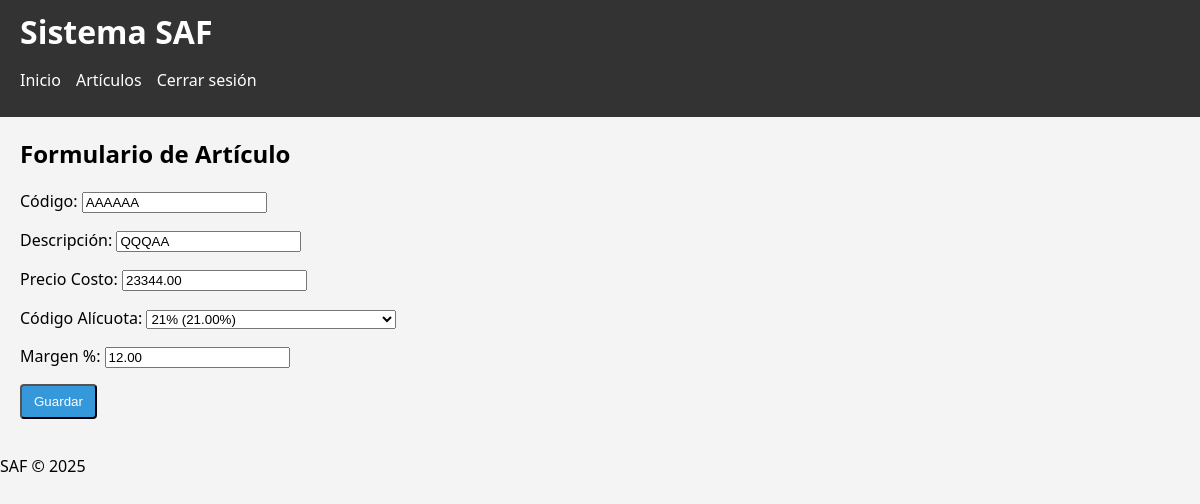
The page /modificar/1/ (signed in) on the database its author committed.
### articulos/models.py (models this page shows, shortened)
class Articulo(models.Model):
    codart = models.CharField("Código", max_length=14, unique=True)
    descrip = models.CharField("Descripción", max_length=80)
    precosto = models.DecimalField(
        "Precio Costo",
        max_digits=12,
        decimal_places=2,
        validators=[MinValueValidator(0)]
    )
    ncodalic = models.ForeignKey(
        'Alicuota',
        verbose_name="Código Alícuota",
        on_delete=models.PROTECT
    )
    margen = models.DecimalField(
        "Margen %",
        max_digits=6,
        decimal_places=2,
        default=0
    )
    alic = models.DecimalField(
        "% Alícuota",
        max_digits=5,
        decimal_places=2,
        editable=False,
        null=True,
        default=0
    )
    costoiva = models.DecimalField(
        "Costo con IVA",
        max_digits=12,
        decimal_places=2,
        editable=False,
        null=True,
        default=0
    )
    preventa = models.DecimalField(
        "Precio Venta",
        max_digits=12,
        decimal_places=2,
        editable=False,
        null=True,
        default=0
    )

class Alicuota(models.Model):
    ncodalic = models.IntegerField(primary_key=True)
    descrip = models.CharField("Descripción", max_length=50)
    nporc = models.DecimalField("Porcentaje", max_digits=5, decimal_places=2)
    class Meta:
        verbose_name = "Alícuota IVA"
        ordering = ['ncodalic']
    def __str__(self):
        return f"{self.descrip} ({self.nporc}%)"

### articulos/views.py (the view)
# urls.py: path('modificar/<int:pk>/', views.modificar_articulo, name='modificar_articulo'),
def modificar_articulo(request, pk):
    if not request.session.get('usuario_autenticado'):
        return redirect('login')
    articulo = get_object_or_404(Articulo, pk=pk)
    if request.method == 'POST':
        form = ArticuloForm(request.POST, instance=articulo)
        if form.is_valid():
            form.save()
            return redirect('lista_articulos')
    else:
        form = ArticuloForm(instance=articulo)
    return render(request, 'articulos/formulario.html', {'form': form, 'titulo': 'Editar artículo'})

### articulos/forms.py
class ArticuloForm(forms.ModelForm):
    class Meta:
        model = Articulo
        fields = ['codart', 'descrip', 'precosto', 'ncodalic', 'margen']
        widgets = {
            'codart': forms.TextInput(attrs={'maxlength': 14, 'style': 'text-transform: uppercase;'}),
            'descrip': forms.TextInput(attrs={'maxlength': 80, 'style': 'text-transform: uppercase;'}),
            'precosto': forms.NumberInput(attrs={'step': '0.01', 'min': '0'}),
            'margen': forms.NumberInput(attrs={'step': '0.01'}),
            'ncodalic': forms.Select(attrs={'style': 'width: 250px;'}),
        }

### articulos/templates/articulos/formulario.html (shortened to what this page needs)
{% extends "base.html" %}
{% block content %}
<h2>Formulario de Artículo</h2>
<form method="post">
    {{ form.as_p }}
    <button type="submit" class="btn">Guardar</button>
</form>
{% endblock %}

### articulos/static/css/styles.css (style rules this page uses)
body { font-family: "Segoe UI"; background: #f4f4f4; margin: 0; padding: 0; }
h2 { margin-top: 0; }
.btn { display: inline-block; padding: 8px 12px; background: #3498db; color: white; text-decoration: none; border-radius: 4px; }

### rows shown on the page
Articulo: codart "aaaaaa", descrip "qqqaa", precosto "23344.00", margen "12.00"
Alicuota: ncodalic "21% (21.00%)"
